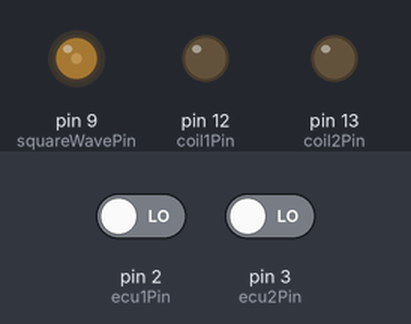
A sketch run on a simulated Arduino Uno, built with avr-gcc and run on an emulated ATmega328P. Shown: output pins drawn as LEDs (lit = HIGH). The inputs (shaded band) are chosen by the test bench; at power-on: pin 2 (ecu1Pin) LOW, pin 3 (ecu2Pin) LOW.

Above: at 1.2 s.
1.3 s: pin 2 (ecu1Pin) driven HIGH
At 1.6 s:
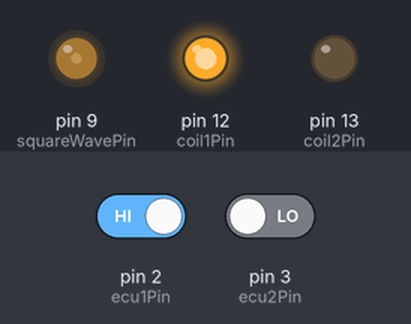
2.8 s: pin 3 (ecu2Pin) driven HIGH
At 4.0 s:
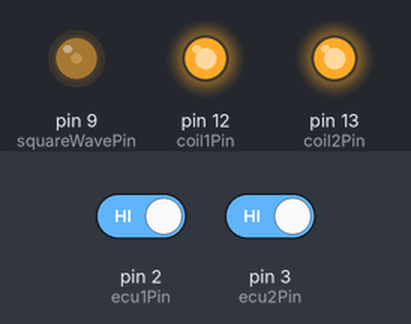
4.3 s: pin 2 (ecu1Pin) driven LOW
At 5.1 s:
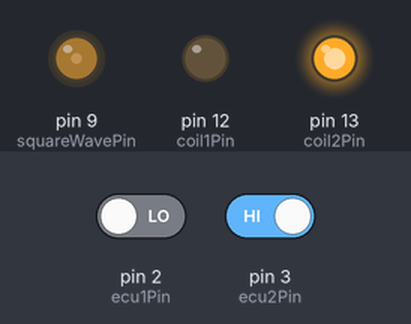
5.8 s: pin 3 (ecu2Pin) driven LOW
At 6.3 s:
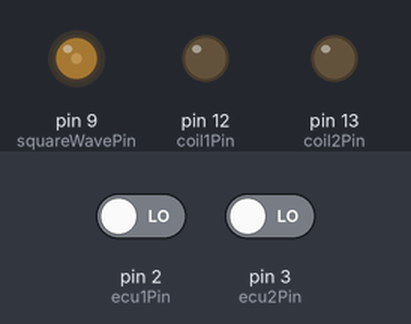
Timing chart, 0 to 8.3 s (numbered marks = the images above; inputs shaded):
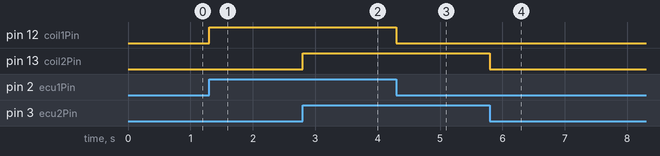

Measured:
- after the input at 1.3 s, pin 12 (coil1Pin): LOW → HIGH at once
- after the input at 2.8 s, pin 13 (coil2Pin): LOW → HIGH at once
- after the input at 4.3 s, pin 12 (coil1Pin): HIGH → LOW at once
- after the input at 5.8 s, pin 13 (coil2Pin): HIGH → LOW at once

The sketch:

ReducePulseWidth.ino
```cpp
/*
 *  ReducePulseWidth - v1.1 - 10/11/2022 - ing. Cesare M. Casirati
 *
 *  Ritarda il fronte di salita dei segnali ad onda quadra letti tramite interrupt sui piedini 2 e 3,
 *  il ritardo è pari a 255 us - la metà della durata dell'impulso in ingresso.
 *
 *  Il segnale in ingresso è generato internamente in PWM a 490 Hz (2040 us) e duty cycle 25% sul piedino 9.
*/

#define PWM25 64UL
#define PWM_FREQ 490UL
const byte squareWavePin = 9;

unsigned long dwellTime = ( PWM25 * 1000000UL ) / ( PWM_FREQ * 256UL  );
unsigned long dwellDelay = dwellTime / 2UL;
//unsigned long dwellDelay = 3000UL;
const byte ecu1Pin  =  2;
const byte ecu2Pin  =  3;
const byte coil1Pin = 12;
const byte coil2Pin = 13;

volatile byte ecu1Output = LOW;
volatile byte ecu2Output = LOW;
volatile unsigned long startTimer1;
volatile unsigned long startTimer2;

void setup() {

  pinMode(  ecu1Pin, INPUT );
  pinMode(  ecu2Pin, INPUT );
  pinMode( coil1Pin, OUTPUT );
  pinMode( coil2Pin, OUTPUT );

  digitalWrite( coil1Pin, LOW );
  digitalWrite( coil2Pin, LOW );

  attachInterrupt( digitalPinToInterrupt( ecu1Pin ), detect1Edge, CHANGE );
  attachInterrupt( digitalPinToInterrupt( ecu2Pin ), detect2Edge, CHANGE );

  analogWrite( squareWavePin, PWM25 );

}

void loop() {

//  if( ecu1Output ) delayMicroseconds( dwellDelay );
//  digitalWrite( coil1Pin, ecu1Output );

  noInterrupts();
  if( micros() - startTimer1 >= dwellDelay ) digitalWrite( coil1Pin, ecu1Output );
  if( micros() - startTimer2 >= dwellDelay ) digitalWrite( coil2Pin, ecu2Output );
  interrupts();

}

void detect1Edge() {

  if( ecu1Output = digitalRead( ecu1Pin ) == HIGH ) startTimer1 = micros();

}

void detect2Edge() {

  if( ecu2Output = digitalRead( ecu2Pin ) == HIGH ) startTimer2 = micros();

}
```
